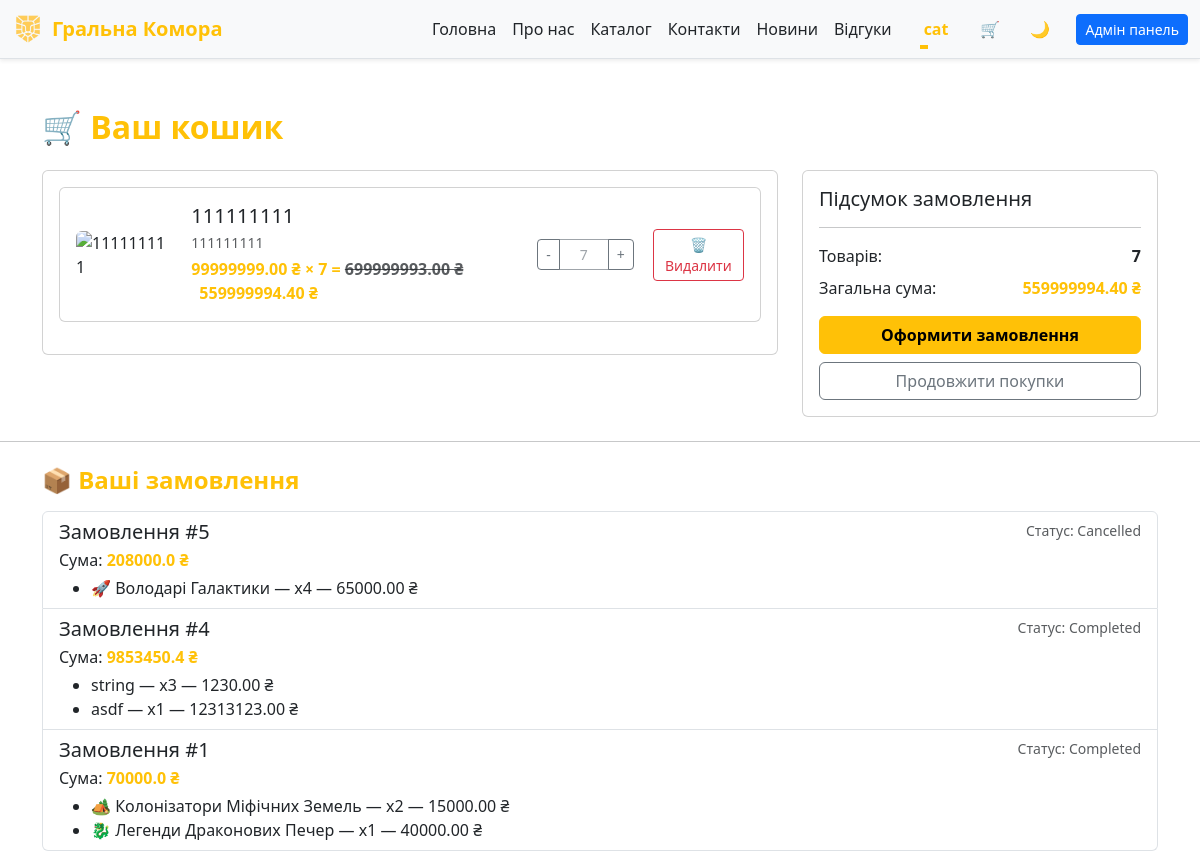
Page /cart (signed in) on the committed database.
### app/models/user.py (models this page shows, shortened)
class User(db.Model):
    __tablename__ = 'users'
    PRIVILEGE_TIERS = {
        'Default': {
            'label': 'Default',
            'discount_percent': 0,
            'badge_class': 'secondary'
        },
        'Gold': {
            'label': 'Gold',
            'discount_percent': 5,
            'badge_class': 'warning'
        },
        'Diamond': {
            'label': 'Diamond',
            'discount_percent': 10,
            'badge_class': 'info'
        },
        'VIP': {
            'label': 'VIP',
            'discount_percent': 20,
            'badge_class': 'success'
        },
    }
    ALLOWED_STATUSES = {'User', 'Admin', 'Moder'}
    id = db.Column(db.Integer, primary_key=True, autoincrement=True)
    nickname = db.Column(db.String(80), unique=True, nullable=False)
    email = db.Column(db.String(120), unique=True, nullable=False)
    password = db.Column(db.String(200), nullable=False)
    status = db.Column(db.String(20), default='User')
    privilege = db.Column(db.String(20), default='Default')
    @property
    def privilege_info(self):
        return self.PRIVILEGE_TIERS.get(self.privilege, self.PRIVILEGE_TIERS['Default'])
    @property
    def privilege_label(self):
        return self.privilege_info['label']
    @property
    def discount_percent(self):
        return self.privilege_info['discount_percent']
    @property
    def discount_multiplier(self):
        percent = self.discount_percent
        return round(1 - (percent / 100), 2) if percent else 1.0

### app/models/order.py (models this page shows, shortened)
class Order(db.Model):
    __tablename__ = 'orders'
    id = db.Column(db.Integer, primary_key=True)
    user_id = db.Column(db.Integer, db.ForeignKey('users.id'), nullable=False)  # <-- тільки один раз
    user = db.relationship("User", backref="orders")  # <-- зв’язок з User
    total_amount = db.Column(db.Float, nullable=False)  # Загальна сума замовлення
    status = db.Column(db.String(50), default='In process', nullable=False)  # completed, cancelled, etc.
    items = db.Column(db.JSON, nullable=False, default=list)

### app/models/desktop.py (models this page shows, shortened)
class Desktop(db.Model):
    __tablename__ = 'desktop'
    id = db.Column(db.Integer, primary_key=True)
    name = db.Column(db.String(100), nullable=False)
    description = db.Column(db.String(100), nullable=False)
    price = db.Column(db.Float, nullable=False)
    image = db.Column(db.String(255), nullable=False)

### app/routes.py (the view)
@main.route('/cart')
@login_required
def cart():
    user = g.current_user
    cart_items = CartItem.query.filter_by(user_id=user.id).all()
    carts = []
    for item in cart_items:
        cart_dict = {
            'id': item.id,
            'user_id': item.user_id,
            'item_id': item.item_id,
            'quantity': item.quantity,
            'item': {
                'id': item.item.id,
                'name': item.item.name,
                'description': item.item.description,
                'price': float(str(item.item.price).replace(' ', '').replace(',', '.')) if item.item.price is not None else 0.0,
                'image': item.item.image
            } if item.item else None
        }
        carts.append(cart_dict)
    carts = carts if len(carts) != 0 else []
    discount_multiplier = getattr(user, 'discount_multiplier', 1.0)
    discount_percent = getattr(user, 'discount_percent', 0)
    try:
        user_orders = Order.query.filter_by(user_id=user.id).order_by(Order.id.desc()).all()
    except Exception:
        user_orders = []
    orders_summary = []
    for order in user_orders:
        items_summary = []
        for it in (order.items or []):
            try:
                product = Desktop.query.get(it.get('item_id'))
                name = product.name if product else f"Товар #{it.get('item_id')}"
                price_str = str(product.price).replace(' ', '').replace(',', '.') if product and product.price is not None else '0'
                price = float(price_str) if price_str else 0.0
            except Exception:
                name = f"Товар #{it.get('item_id')}"
                price = 0.0
            items_summary.append({
                'item_id': it.get('item_id'),
                'name': name,
                'quantity': it.get('quantity'),
                'price': price,
            })
        orders_summary.append({
            'id': order.id,
            'status': order.status,
            'total_amount': order.total_amount,
            'order_items': items_summary,
        })
    return render_template('cart.html', carts=carts, isFooter=False, user_id=user.id,
                           discount_multiplier=discount_multiplier,
                           discount_percent=discount_percent,
                           orders=orders_summary)

### app/routes.py (called while the page is built)
def login_required(view_func):
    @wraps(view_func)
    def wrapper(*args, **kwargs):
        if not getattr(g, 'current_user', None):
            flash('Увійдіть, щоб продовжити.', 'warning')
            return redirect(url_for('main.index'))
        return view_func(*args, **kwargs)
    return wrapper

@main.before_app_request
def load_current_user():
    user_id = session.get('user_id')
    g.current_user = User.query.get(user_id) if user_id else None

@main.app_context_processor
def inject_current_user():
    return {'current_user': getattr(g, 'current_user', None)}

### app/templates/cart.html (shortened to what this page needs)
{% extends 'base.html' %}
{% block content %}
<div class="container mt-5">
    <h2 class="fw-bold text-warning mb-4">🛒 Ваш кошик</h2>
    <div id="cart-items" style="display: none;">
        <div class="row">
            <div class="col-md-8">
                <div class="card">
                    <div class="card-body">
                        <div id="cart-items-list">
                        </div>
                    </div>
                </div>
            </div>
            <div class="col-md-4">
                <div class="card">
                    <div class="card-body">
                        <h5 class="card-title">Підсумок замовлення</h5>
                        <hr>
                        <div class="d-flex justify-content-between mb-2">
                            <span>Товарів:</span>
                            <strong id="total-items">0</strong>
                        </div>
                        <div class="d-flex justify-content-between mb-3">
                            <span>Загальна сума:</span>
                            <strong class="text-warning" id="total-price">0 ₴</strong>
                        </div>
                        <a href="{{ url_for('main.checkout') }}" class="btn btn-warning w-100 fw-bold" id="checkout-btn">
                            Оформити замовлення
                        </a>
                        <a href="{{ url_for('main.catalog') }}" class="btn btn-outline-secondary w-100 mt-2">
                            Продовжити покупки
                        </a>
                    </div>
                </div>
            </div>
        </div>
    </div>
</div>
{% if orders and orders|length > 0 %}
<hr class="my-4">
<div class="container mt-3">
    <h4 class="fw-bold text-warning mb-3">📦 Ваші замовлення</h4>
    <div class="list-group">
        {% for order in orders %}
        <div class="list-group-item">
            <div class="d-flex w-100 justify-content-between">
                <h5 class="mb-1">Замовлення #{{ order.id }}</h5>
                <small class="text-muted">Статус: {{ order.status }}</small>
            </div>
            <p class="mb-1">Сума: <strong class="text-warning">{{ order.total_amount }} ₴</strong></p>
            <ul class="mb-0">
                {% for it in order.order_items %}
                <li>{{ it.name }} — x{{ it.quantity }} — {{ '%.2f'|format(it.price) }} ₴</li>
                {% endfor %}
            </ul>
        </div>
        {% endfor %}
    </div>
</div>
{% endif %}
{% endblock %}

### app/templates/components/header.html (shortened to what this page needs)
<header class="navbar fixed-top navbar-expand-lg border-bottom bg-body-tertiary shadow-sm animate-navbar">
  <div class="container-fluid">
    <a href="/" class="navbar-brand d-flex align-items-center animate__animated animate__fadeInLeft"
      style="animation-delay: 0.5s; animation-fill-mode: both;">
      <img src="static/images/logo.png" alt="Logo" width="32" height="32" class="me-2">
      <span class="fw-bold text-warning">Гральна Комора</span>
    </a>
    <div class="collapse navbar-collapse justify-content-end" id="navbarNav">
      <ul class="navbar-nav align-items-center mb-2 mb-lg-0">
        <li class="nav-item"><a href="/" class="nav-link">Головна</a></li>
        <li class="nav-item"><a href="/about" class="nav-link">Про нас</a></li>
        <li class="nav-item"><a href="/catalog" class="nav-link">Каталог</a></li>
        <li class="nav-item"><a href="/contacts" class="nav-link">Контакти</a></li>
        <li class="nav-item"><a href="/news" class="nav-link">Новини</a></li>
        {% if current_user %}
        <li class="nav-item"><a href="/feedback" class="nav-link">Відгуки</a></li>
        {% endif %}
        {% if not current_user %}
        <li class="nav-item d-none d-lg-block ms-2">
          <button id="login-desktop"
            class="login-btn desktop d-none d-lg-flex align-items-center justify-content-center ms-3">
            <div class="svg-wrapper-1">
              <div class="svg-wrapper">
                <svg xmlns="http://www.w3.org/2000/svg" viewBox="0 0 512 512" width="24" height="24">
                  <path
                    d="M256 0C114.6 0 0 114.6 0 256s114.6 256 256 256 256-114.6 256-256S397.4 0 256 0zm0 80c48.6 0 88 39.4 88 88s-39.4 88-88 88-88-39.4-88-88 39.4-88 88-88zm0 384c-52.9 0-99.8-23.9-131.4-61.4 2.1-43.8 87.6-67.9 131.4-67.9s129.3 24.1 131.4 67.9C355.8 440.1 308.9 464 256 464z" />
                </svg>
              </div>
            </div>
            <span>Вхід</span>
          </button>
        </li>
        {% else %}
        <li class="nav-item dropdown d-none d-lg-block ms-3">
          <a class="nav-link dropdown-toggle fw-semibold text-warning" href="#" role="button"
            data-bs-toggle="dropdown" aria-expanded="false">
            {{ current_user.nickname }}
          </a>
        </li>
        {% endif %}
        <li class="nav-item d-none d-lg-block ms-2">
          <a href="/cart" class="text-decoration-none" data-cart-link="true">
            <button id="cart-button-desktop"
              class="nav-btn btn-yellow-hover rounded-circle border-0 p-2 d-none d-lg-inline-flex ms-lg-2 position-relative"
              style="width: 40px; height: 40px;" aria-label="Відкрити кошик">
              🛒
            </button>
          </a>
        </li>
        <li class="nav-item d-none d-lg-block ms-2">
          <button id="theme-toggle-desktop" class="nav-btn rounded-circle border-0 p-2"
            style="width: 40px; height: 40px;">
          </button>
        </li>
        {% if current_user and current_user.status in ['Admin', 'Moder'] %}
        <li class="nav-item d-none d-lg-block ms-3">
          <a href="{{ url_for('main.admin') }}" class="btn btn-primary btn-sm">
            Адмін панель
          </a>
        </li>
        {% endif %}
      </ul>
    </div>
  </div>
</header>

### app/static/css/style.css (style rules this page uses)
:root, [data-bs-theme="light"] { --bs-body-bg: #f8f9fa; --bs-body-color: #212529; --bs-primary: #EF8354; --bs-secondary: #4e555b; --nav-btn-hover-bg: #4e555b; --login-color: #e0e1e3; --login-color1: #f8f9fa; }
.animate-navbar { animation: fadeIn 1.2s ease-out, slideDown 1.2s ease-out; }
.navbar.fixed-top { z-index: 1050; }
.nav-link { position: relative; transition: color 0.3s ease-in-out; color: var(--bs-body-color) !important; text-decoration: none; }
.nav-link::after { content: ''; position: absolute; bottom: 0; left: 0; height: 2px; width: 0; background-color: #ffc107; transition: width 0.3s ease-in-out; }
body { padding-top: 60px; transition: background-color 0.5s ease, color 0.5s ease; position: relative; overflow-x: hidden; }
.nav-btn { width: 40px; height: 40px; border: none; background: none; box-shadow: none; }
.nav-btn { width: 40px; height: 40px; border: none; background: none; box-shadow: none; cursor: pointer; border-radius: 50%; transition: background 0.3s ease-in-out, box-shadow 0.3s ease-in-out, transform 0.2s ease-in-out; }
.card { animation: fadeInUp 0.6s ease-out; animation-fill-mode: both; }
.card:nth-child(1) { animation-delay: 0.1s; }
.card .btn { transition: all 0.3s cubic-bezier(0.68, -0.55, 0.265, 1.55); }

### app/static/css/feedback.css (style rules this page uses)
:root, [data-bs-theme="light"] { --bs-body-bg: #f8f9fa; --input-color: #e0e1e3; --border-color: #ced4da; --focus-shadow-color: rgba(255, 193, 7, 0.5); --focus-border-color: #ffc107; --focus-bg-color: #ffffff; --focus-text-color: #212529; }

### rows in the picture
User: nickname "cat"
Order: id "5", status "Cancelled", total_amount "208000.0"
Desktop: name "🚀 Володарі Галактики", quantity "4", price "65000.00"
Order: id "4", status "Completed", total_amount "9853450.4"
Desktop: name "string", quantity "3", price "1230.00"
Desktop: name "asdf", quantity "1", price "12313123.00"
Order: id "1", status "Completed", total_amount "70000.0"
Desktop: name "🏕️ Колонізатори Міфічних Земель", quantity "2", price "15000.00"
Desktop: name "🐉 Легенди Драконових Печер", quantity "1", price "40000.00"
